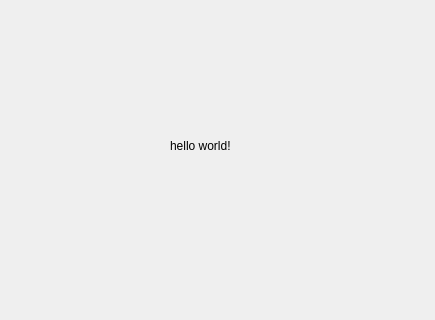
<?xml version="1.0" encoding="UTF-8"?>
<ui version="4.0">
 <class>helloworld</class>
 <widget class="QDialog" name="helloworld">
  <property name="geometry">
   <rect>
    <x>0</x>
    <y>0</y>
    <width>435</width>
    <height>320</height>
   </rect>
  </property>
  <property name="windowTitle">
   <string>helloworld</string>
  </property>
  <widget class="QLabel" name="label">
   <property name="geometry">
    <rect>
     <x>170</x>
     <y>110</y>
     <width>141</width>
     <height>71</height>
    </rect>
   </property>
   <property name="text">
    <string>hello world!</string>
   </property>
  </widget>
 </widget>
 <layoutdefault spacing="6" margin="11"/>
 <resources/>
 <connections/>
</ui>
